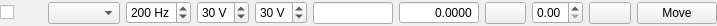
<?xml version="1.0" encoding="UTF-8"?>
<ui version="4.0">
 <class>Form</class>
 <widget class="QWidget" name="Form">
  <property name="geometry">
   <rect>
    <x>0</x>
    <y>0</y>
    <width>717</width>
    <height>26</height>
   </rect>
  </property>
  <property name="windowTitle">
   <string>Form</string>
  </property>
  <layout class="QHBoxLayout" name="horizontalLayout">
   <property name="leftMargin">
    <number>0</number>
   </property>
   <property name="topMargin">
    <number>0</number>
   </property>
   <property name="rightMargin">
    <number>0</number>
   </property>
   <property name="bottomMargin">
    <number>0</number>
   </property>
   <item>
    <widget class="QCheckBox" name="checkbox">
     <property name="text">
      <string/>
     </property>
     <property name="checked">
      <bool>false</bool>
     </property>
    </widget>
   </item>
   <item>
    <widget class="QComboBox" name="combobox"/>
   </item>
   <item>
    <widget class="QSpinBox" name="freq_spin">
     <property name="keyboardTracking">
      <bool>false</bool>
     </property>
     <property name="suffix">
      <string notr="true"> Hz</string>
     </property>
     <property name="minimum">
      <number>50</number>
     </property>
     <property name="maximum">
      <number>500</number>
     </property>
     <property name="value">
      <number>200</number>
     </property>
    </widget>
   </item>
   <item>
    <widget class="QSpinBox" name="amp_bwd_spin">
     <property name="keyboardTracking">
      <bool>false</bool>
     </property>
     <property name="suffix">
      <string notr="true"> V</string>
     </property>
     <property name="maximum">
      <number>60</number>
     </property>
     <property name="value">
      <number>30</number>
     </property>
    </widget>
   </item>
   <item>
    <widget class="QSpinBox" name="amp_fwd_spin">
     <property name="keyboardTracking">
      <bool>false</bool>
     </property>
     <property name="suffix">
      <string notr="true"> V</string>
     </property>
     <property name="maximum">
      <number>60</number>
     </property>
     <property name="value">
      <number>30</number>
     </property>
    </widget>
   </item>
   <item>
    <widget class="QLineEdit" name="pos_lineedit">
     <property name="sizePolicy">
      <sizepolicy hsizetype="Fixed" vsizetype="Fixed">
       <horstretch>0</horstretch>
       <verstretch>0</verstretch>
      </sizepolicy>
     </property>
     <property name="minimumSize">
      <size>
       <width>80</width>
       <height>0</height>
      </size>
     </property>
     <property name="maximumSize">
      <size>
       <width>80</width>
       <height>16777215</height>
      </size>
     </property>
     <property name="alignment">
      <set>Qt::AlignRight|Qt::AlignTrailing|Qt::AlignVCenter</set>
     </property>
     <property name="readOnly">
      <bool>true</bool>
     </property>
    </widget>
   </item>
   <item>
    <widget class="QDoubleSpinBox" name="target_spin">
     <property name="sizePolicy">
      <sizepolicy hsizetype="Fixed" vsizetype="Fixed">
       <horstretch>0</horstretch>
       <verstretch>0</verstretch>
      </sizepolicy>
     </property>
     <property name="minimumSize">
      <size>
       <width>80</width>
       <height>0</height>
      </size>
     </property>
     <property name="maximumSize">
      <size>
       <width>80</width>
       <height>16777215</height>
      </size>
     </property>
     <property name="alignment">
      <set>Qt::AlignRight|Qt::AlignTrailing|Qt::AlignVCenter</set>
     </property>
     <property name="buttonSymbols">
      <enum>QAbstractSpinBox::NoButtons</enum>
     </property>
     <property name="keyboardTracking">
      <bool>false</bool>
     </property>
     <property name="decimals">
      <number>4</number>
     </property>
     <property name="maximum">
      <double>65535.000000000000000</double>
     </property>
    </widget>
   </item>
   <item>
    <widget class="QPushButton" name="left_btn">
     <property name="text">
      <string/>
     </property>
    </widget>
   </item>
   <item>
    <widget class="QDoubleSpinBox" name="step_spin">
     <property name="keyboardTracking">
      <bool>false</bool>
     </property>
     <property name="decimals">
      <number>2</number>
     </property>
     <property name="maximum">
      <double>0.500000000000000</double>
     </property>
     <property name="singleStep">
      <double>0.010000000000000</double>
     </property>
    </widget>
   </item>
   <item>
    <widget class="QPushButton" name="right_btn">
     <property name="text">
      <string/>
     </property>
    </widget>
   </item>
   <item>
    <widget class="QPushButton" name="move_btn">
     <property name="text">
      <string>Move</string>
     </property>
    </widget>
   </item>
  </layout>
 </widget>
 <resources/>
 <connections/>
</ui>
